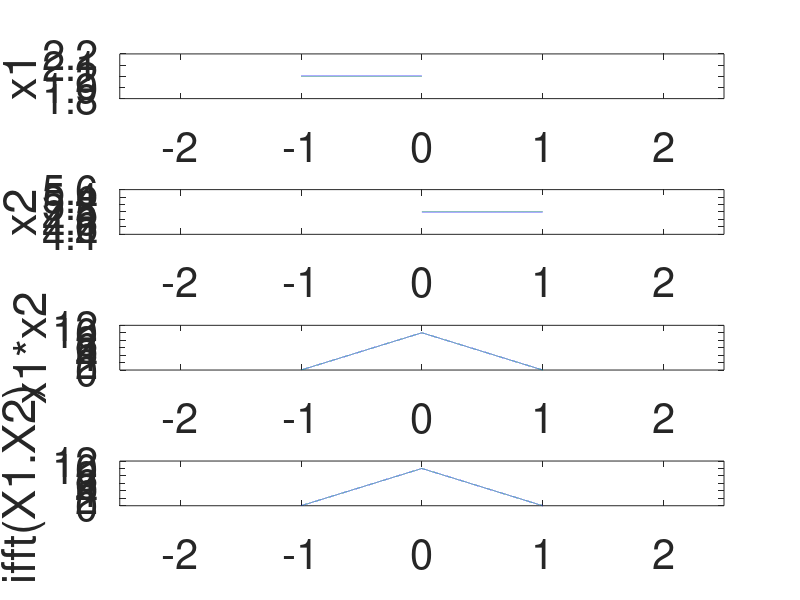
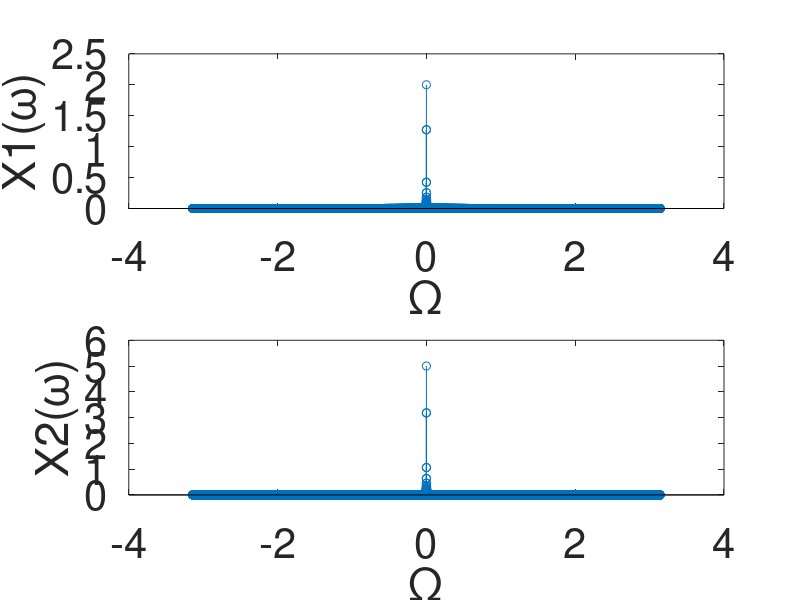

Source code (MATLAB) for these figures, in order:
close all
clear all
clc
set(0,'DefaultAxesFontSize',30);  % set the font size of plot window 

%%
dT=0.0001;
t1=-1:dT:0;
x1=2*ones(size(t1));

t2=0:dT:1;
x2=5*ones(size(t2));

%% time domain convolution
y=conv(x1,x2)*dT;  % conv() function do not keep track of temporal information
                   % we need to multiply with dT 
ty=min(t1)+min(t2):dT:max(t1)+max(t2);

figure(1)
subplot(411)
plot(t1,x1);
ylabel('x1')
xlim([-2.5 2.5])
subplot(412)
plot(t2,x2);
ylabel('x2')
xlim([-2.5 2.5])
subplot(413)
plot(ty,y);
ylabel('x1*x2')
xlim([-2.5 2.5])

%% frequency domain multiplication

X1=fft(x1,length(y))*dT;   % fft() does not keep track of temporal information of signal
                           % we need to multiply with dT 
X2=fft(x2,length(y))*dT;

% Frequency vector
W=linspace(-pi,pi,length(y));  % discrete angular freq
w=W/dT;  % angular freq

figure(2)
subplot(211)
stem(W,fftshift(abs(X1)));
xlabel('\Omega');
ylabel('X1(\omega)')
subplot(212)
stem(W,fftshift(abs(X2)));
xlabel('\Omega');
ylabel('X2(\omega)')

figure(1)


% H=(X1).*(X2);
H=fft(x1,length(y)).*fft(x2,length(y))*dT*dT;
subplot(414)
% converting freq domain signal back to time domain
plot(ty,ifft(H,length(y))/dT);    % we multiplied with dT while using fft()
                                  % now we need to divide with dT when using ifft()
ylabel('ifft(X1.X2)')
xlim([-2.5 2.5])
